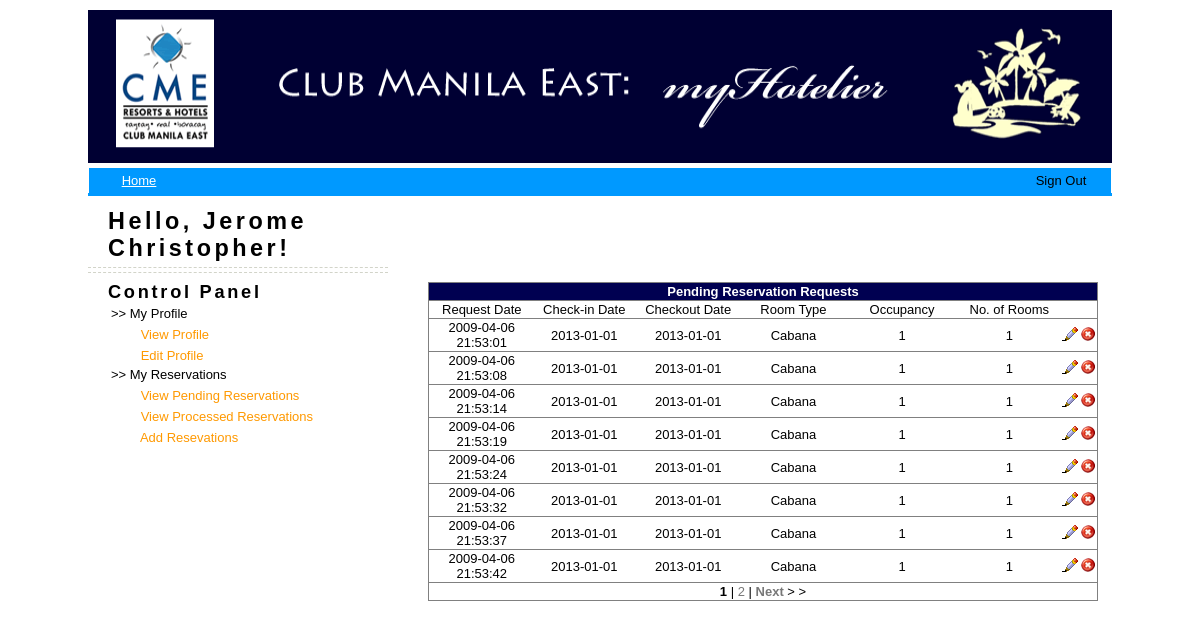
Page /Guest/viewReservations.php (signed in) on the committed database.
### tables this page shows
CREATE TABLE `USER` (
  `USER_ID` int(10) NOT NULL auto_increment,
  `USER_TYPE` int(10) NOT NULL,
  `USER_LNAME` varchar(20) NOT NULL,
  `USER_FNAME` varchar(20) NOT NULL,
  `USER_MNAME` varchar(20) default NULL,
  `USER_LOGIN` varchar(20) NOT NULL,
  `USER_PASS` varchar(50) NOT NULL,
  PRIMARY KEY  (`USER_ID`)
);

CREATE TABLE `RESERVATION` (
  `RESERVATION_ID` int(10) NOT NULL auto_increment,
  `ROOM_ASSIGNMENT_ID` int(10) default NULL,
  `GUEST_ID` int(10) NOT NULL,
  `R_OCCUPANCY` int(10) default '1',
  `R_NO_ROOM` int(10) default '1',
  `R_SPECS` varchar(50) default NULL,
  `R_ROOM_TYPE` int(10) NOT NULL,
  `R_CHECKIN` date NOT NULL,
  `R_CHECKOUT` date default NULL,
  `R_REQUEST` timestamp NOT NULL default CURRENT_TIMESTAMP on update CURRENT_TIMESTAMP,
  PRIMARY KEY  (`RESERVATION_ID`),
  KEY `GUEST_ID` (`GUEST_ID`),
  KEY `ROOM_ASSIGNMENT_ID` (`ROOM_ASSIGNMENT_ID`)
);

CREATE TABLE `ROOM_TYPE` (
  `TYPE_ID` int(10) NOT NULL auto_increment,
  `TYPE_NAME` varchar(20) NOT NULL,
  `TYPE_RATE` float(10,2) NOT NULL,
  `TYPE_EXTRA` float(10,2) NOT NULL,
  `TYPE_CAPACITY` int(10) NOT NULL,
  PRIMARY KEY  (`TYPE_ID`)
);

### Guest/viewReservations.php (the view, shortened to what this page needs)
<?php
	require "header.php";
	require "functions.php";
?>
<body>
<div id="nav">
<div id="menu">
<ul>
<li><a href="guest.php"><div id="current">Home</div></a></li>
</ul>
</div>
<div id="menu-small">
	<ul>
	<li><?php
	if($userid)  {
		$result=mysql_query("SELECT USER_FNAME from USER WHERE USER_ID=".$userid.";");
		if($result) {
			$arr=mysql_fetch_array($result);
			$username=$arr['USER_FNAME'];
		}
		echo "<a href='../logout.php'> Sign Out" ;
	}
	else {
		echo "<a href='../login.php'> Login";
	}
	?></a></li>
    </ul>
</div>
<div id="page">
	<div id="content">
		<div class="post">
			<h1 class="title"><a href="#"><h3><?php echo "Hello, $username!";?></h3></a></h1>
			<p class="meta">
            <div class="entry">
				<h2>Control Panel</h2>
            </div>
	 	</div>
	 </div>
	<div id="sidebar">
		<?php
				$result3=mysql_query("SELECT * from RESERVATION WHERE GUEST_ID='".$userid."' AND ROOM_ASSIGNMENT_ID IS NULL");
				$totalitems=mysql_num_rows($result3);
				$limit		= isset($_GET['limit']) ? $_GET['limit'] : 8;
				$page		= isset($_GET['page']) ? $_GET['page'] : 1;
				 $total_pages 	= ceil($totalitems / $limit);
				 $set_limit 	= $page * $limit - ($limit);
				 $result3=mysql_query("SELECT * from RESERVATION WHERE GUEST_ID='".$userid."' AND ROOM_ASSIGNMENT_ID IS NULL LIMIT $set_limit, $limit");
				echo "<table width= '670' height='100' BORDER=1 RULES=ROWS FRAME=BOX align='left'>";
				echo "<tr><th colspan=10>Pending Reservation Requests<br></th></tr>";
				echo "<tr align='center'>";
				echo "<td width='200'>Request Date</td><td width='200'>Check-in Date</td><td width='200'>Checkout Date</td><td width='200'>Room Type</td><td width='200'>Occupancy</td><td width='200'>No. of Rooms</td></tr>";
				while($row2=mysql_fetch_array($result3)) {
					$result=mysql_query("SELECT * from ROOM_TYPE WHERE TYPE_ID='".$row2['R_ROOM_TYPE']."'");
					$row=mysql_fetch_array($result);
					echo "<tr align='center'>";
					echo "<td>".$row2['R_REQUEST']."</td><td>".$row2['R_CHECKIN']."</td><td>".$row2['R_CHECKOUT']."</td><td>".$row['TYPE_NAME']."</td><td>".$row2['R_OCCUPANCY']."</td><td>".$row2['R_NO_ROOM']."</td><td></td>";
					echo "<td><a href='editReservations.php?id=".$row2['RESERVATION_ID']."'><img src='../images/edit.png'></img></a></td>";
					echo "<td><a href='deleteReserve.php?id=".$row2['RESERVATION_ID']."' onClick='return confirmDelete();'><img src='../images/delete.png'></img></a></td>";
					echo "</tr>";
				}
				echo "<tr ><td colspan=10 align=center>";
				for($a = 1; $a <= $total_pages; $a++) {
				   if($a == $page) {
					  echo("<b> $a</b> | ");
				   }
				   else {
				  		echo("  <a href=viewReservations.php?limit=$limit&page=$a> $a </a> | ");
				   }
				}
				$next_page = $page + 1;
				if($next_page <= $total_pages) {
				   echo("<a href=viewReservations.php?limit=$limit&page=$next_page><b>Next</b></a> > >");
				}
				echo "</td></tr>";
				echo "</table>";
			?>
			</div>
</div>
</body>
</html>

### Guest/style.css (style rules this page uses)
body { margin: 0; background: url(../images/img01.jpg) repeat-x left top; font-family: "Trebuchet MS", Arial, Helvetica, sans-serif; font-size: 13px; color:#000000; }
h1, h2, h3 { margin: 0; letter-spacing: .15em; font-family:Arial, Helvetica, sans-serif; }
h1 { font-size: 1.8em; }
h2 { font-size: 1.4em; }
h3 { font-size: 1em; }
p, ul, ol { margin-top: 0; line-height: 180%; }
a { text-decoration: none; color:#FF9900; }
#nav { width:1024px; height:28px; background-color:#0099FF; margin: 100px auto; }
#current { color:#FFFFFF; text-decoration:underline; }
#menu { margin:0px; list-style:none; width:auto; }
#menu ul { margin: 0; margin-right: 0px; padding: 0; list-style: none; line-height: normal; }
#menu li { display:inline; }
#menu a { text-decoration:none; padding:5px 0; width:100px; background-color:none; color:#000000; float:left; text-align:center; border-left:1px solid #fff; }
#menu-small { margin:0px; list-style:none; }
#menu-small ul { margin: 0; margin-right: 0px; padding: 0; list-style:none; line-height: normal; }
#menu-small li { display:inline; }
#menu-small a { text-align:center; text-decoration:none; padding: 5px 0; color:#000000; background-color:none; width:100px; float:right; border-right:1px solid #fff; font:Verdana, Arial, Helvetica, sans-serif; }
#page { width: 964px; margin: 0px 0px; padding-top: 20px; }
#content { width: 300px; margin-top:20px; }
.post .title { margin-top: 0px; padding: 0px 0 5px 20px; color: #5C5C5C; }
.post .title a { background: none; color:#000000; }
.post .meta { padding: 2px 20px; border-top: 1px dashed #D2D4C9; border-bottom: 1px dashed #D2D4C9; text-transform: uppercase; text-align: left; font-family: Arial, Helvetica, sans-serif; font-size: 9px; }
.post .entry { padding: 0px 20px; text-align: justify; float:left; height: 440px; }
.post p { text-decoration:none; align:left; }
#sidebar { width: 600px; float:left; }
#sidebar a { color: #787878; }
#sidebar table th { background-color: #000051; color:#FFFFFF; }

### rows in the picture
user: USER_FNAME "Jerome Christopher"
reservation: R_REQUEST "2009-04-06 21:53:01", R_CHECKIN "2013-01-01", R_CHECKOUT "2013-01-01", room_type.TYPE_NAME "Cabana", R_OCCUPANCY "1", R_NO_ROOM "1"
reservation: R_REQUEST "2009-04-06 21:53:08", R_CHECKIN "2013-01-01", R_CHECKOUT "2013-01-01", room_type.TYPE_NAME "Cabana", R_OCCUPANCY "1", R_NO_ROOM "1"
reservation: R_REQUEST "2009-04-06 21:53:14", R_CHECKIN "2013-01-01", R_CHECKOUT "2013-01-01", room_type.TYPE_NAME "Cabana", R_OCCUPANCY "1", R_NO_ROOM "1"
reservation: R_REQUEST "2009-04-06 21:53:19", R_CHECKIN "2013-01-01", R_CHECKOUT "2013-01-01", room_type.TYPE_NAME "Cabana", R_OCCUPANCY "1", R_NO_ROOM "1"
reservation: R_REQUEST "2009-04-06 21:53:24", R_CHECKIN "2013-01-01", R_CHECKOUT "2013-01-01", room_type.TYPE_NAME "Cabana", R_OCCUPANCY "1", R_NO_ROOM "1"
reservation: R_REQUEST "2009-04-06 21:53:32", R_CHECKIN "2013-01-01", R_CHECKOUT "2013-01-01", room_type.TYPE_NAME "Cabana", R_OCCUPANCY "1", R_NO_ROOM "1"
reservation: R_REQUEST "2009-04-06 21:53:37", R_CHECKIN "2013-01-01", R_CHECKOUT "2013-01-01", room_type.TYPE_NAME "Cabana", R_OCCUPANCY "1", R_NO_ROOM "1"
reservation: R_REQUEST "2009-04-06 21:53:42", R_CHECKIN "2013-01-01", R_CHECKOUT "2013-01-01", room_type.TYPE_NAME "Cabana", R_OCCUPANCY "1", R_NO_ROOM "1"
